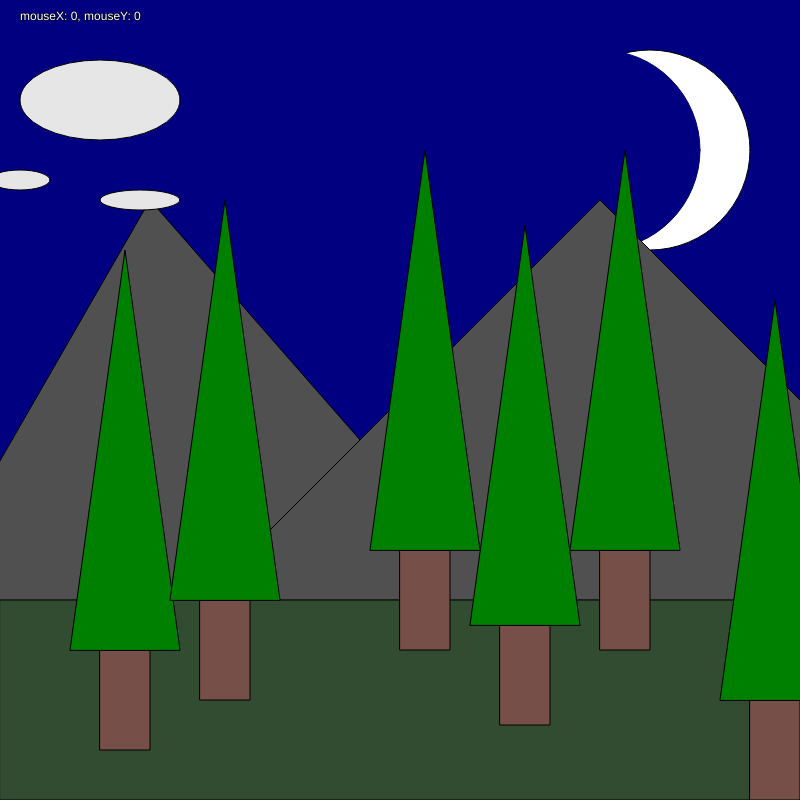
Frame 1 (no input)
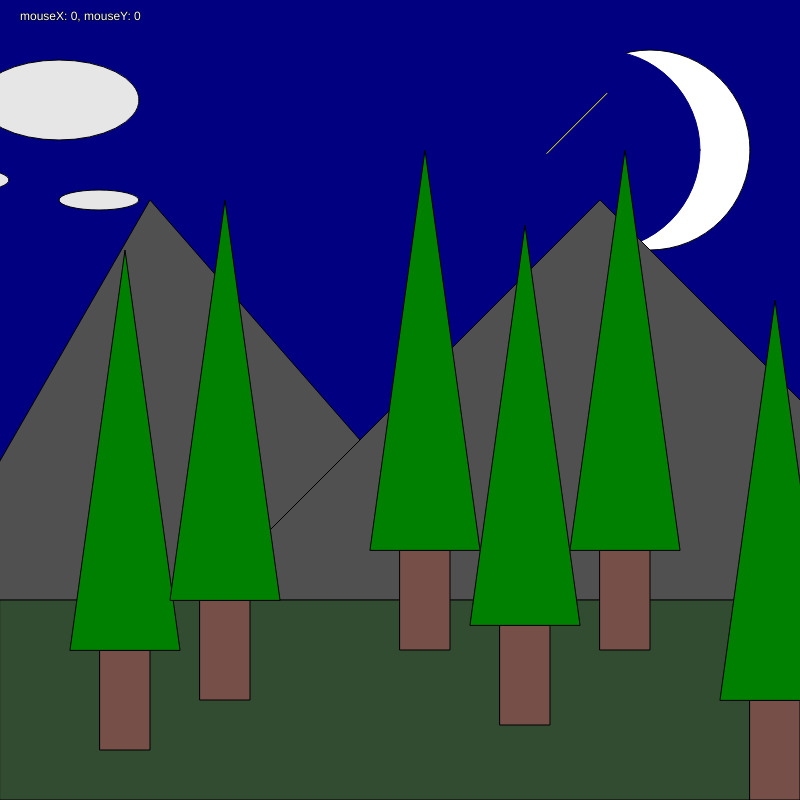
Frame 60 (no input)
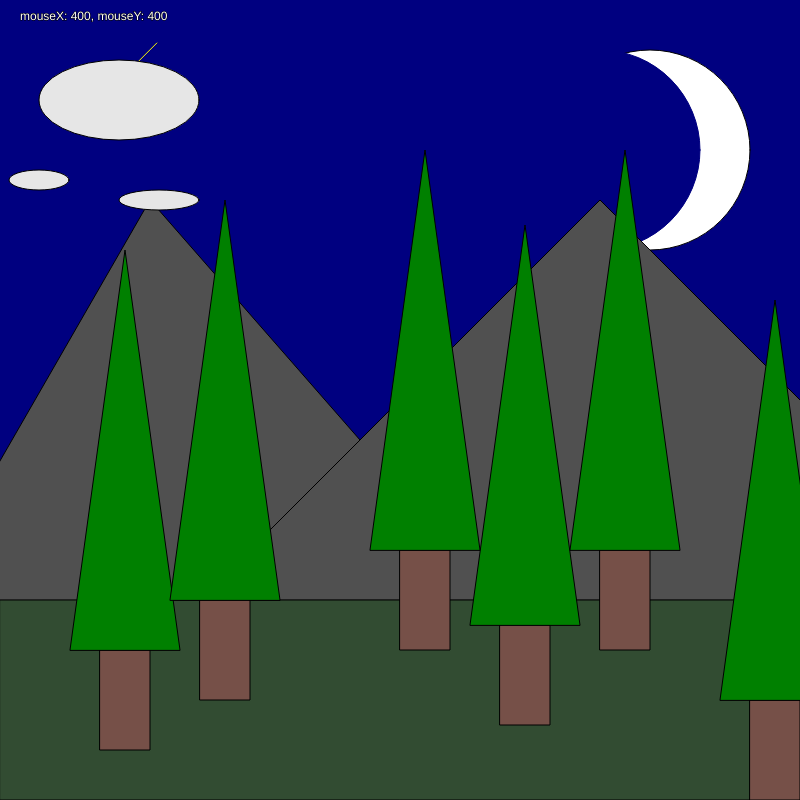
Frame 120 (the mouse pressed at the canvas centre since frame 60)

The p5.js sketch that drew these frames (run headless with seeded random() and noise() and a simulated clock; from frame 60 on, the mouse is pressed at the canvas centre):

// p5.js sketch
// ── sketch.js
let cloudOneX = 100;
let lineXone = 0;
let lineYone = 0;

function setup() {
    createCanvas(800, 800);
}

function drawTree(x, y) {
    // Trunk
    fill('rgb(118,80,72)');
    stroke('black');
    rect(x, y, width/16, height/8);

    // Leaves
    fill('green');
    triangle(x-30, y, x + (width/16)/2, y-height/2, x+(width/16)+30, y)
}

function drawMoon(x, y) {
    // Moon
    fill(255);
    stroke(0);
    circle(x, y, height / 4);

    // Overlapping navy circle for crescent moon
    stroke('navy');
    fill('navy');
    circle(x-height/16, y, height / 4);
}

function drawShootingStar() {
    if (frameCount % 15 === 0) {
        line(lineXone, lineYone, lineXone + 60, lineYone - 60);
    }
}

function draw() {
    frameRate(60);
    background('navy');

    drawMoon(650, 150);

    // Shooting star
    stroke('yellow');
    drawShootingStar();

    // Mountains
    stroke(0);
    fill(80);
    triangle(-80, 600, 150, 200, 500, 600);
    triangle(200, 600, 600, 200, 1000, 600);

    // Grass
    fill('rgb(50, 76, 50)');
    rect(0, 600, 800, 200);

    // Trees
    drawTree(500, 625);
    drawTree(100, 650);
    drawTree(750, 700);
    drawTree(400, 550);
    drawTree(600, 550);
    drawTree(200, 600);

    // Clouds
    fill(230);
    ellipse(cloudOneX, 100, 160, 80);
    ellipse(cloudOneX - 80, 180, 60, 20);
    ellipse(cloudOneX + 40, 200, 80, 20);

    // Update positions
    cloudOneX = (frameCount) % width;
    lineXone = random(0, width);
    lineYone = random(0, height / 2);


    // Displays x & y position of mouse on canvass
    fill(255);
    text(`mouseX: ${mouseX}, mouseY: ${mouseY}`, 20, 20);
}
